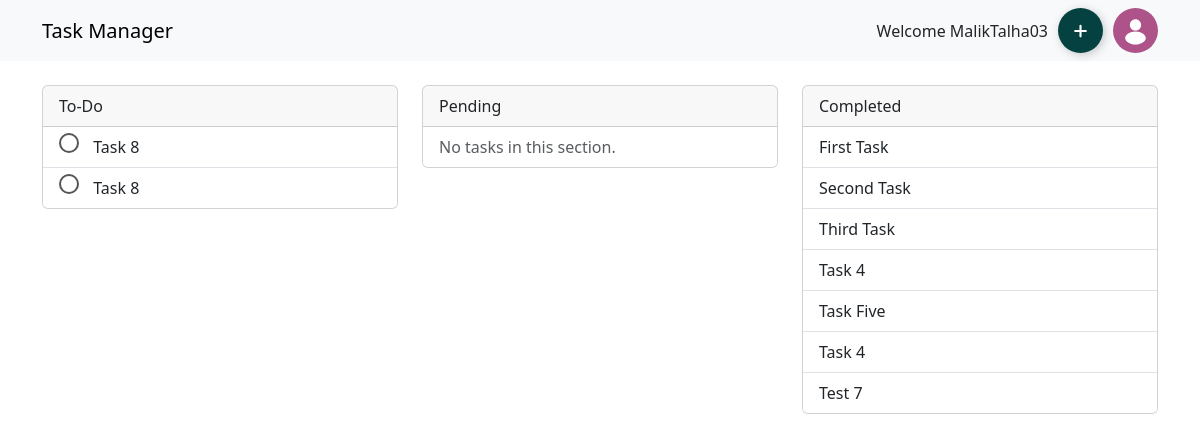
The page /dashboard/ (signed in) on the database its author committed.
### task_manager/models.py (models this page shows)
class UserData(models.Model):
    user = models.ForeignKey('auth.User', on_delete=models.CASCADE)  # Use the built-in User model
    task = models.CharField(max_length=50)
    description = models.CharField(max_length=100)
    date = models.DateField()
    status = models.CharField(max_length=10)
    completion_date = models.DateField()

### task_manager/views.py (the view)
# urls.py: path("dashboard/", views.dashboard, name='dashboard'),
def dashboard(request):
    if request.user.is_authenticated:
        user_data = UserData.objects.filter(user=request.user)
        todo_tasks = user_data.filter(status='None')
        pending_tasks = user_data.filter(status='Pending')
        completed_tasks = user_data.filter(status='Completed')
        user_name = "Welcome " + request.user.username
        context = {
            'todo_tasks': todo_tasks,
            'pending_tasks': pending_tasks,
            'completed_tasks': completed_tasks,
            'user_name': user_name,
        }
        return render(request, "dashboard.html", context)
    else:
        return render(request, "login.html")

### task_manager/templates/dashboard.html (shortened to what this page needs)
<!DOCTYPE html>
<html lang="en">
<head>
    <link href="https://cdn.jsdelivr.net/npm/bootstrap@5.3.0/dist/css/bootstrap.min.css" rel="stylesheet">
    <link rel="stylesheet" href="https://cdn.jsdelivr.net/npm/bootstrap-icons@1.3.0/font/bootstrap-icons.css">
</head>
<body>
    <nav class="navbar navbar-expand-lg navbar-light bg-light">
        <div class="container">
            <a class="navbar-brand" href="#">Task Manager</a>
            <div class="user-info d-flex align-items-center">
                <span class="user-name">{{ user_name }}</span>
                <div class="d-flex align-items-center ml-2">
                    <a href="{% url 'add_task' %}">
                        <button class="Btn green">
                            <div class="sign"><svg viewBox="0 0 512 512"><path d="M256 80a32 32 0 0 1 32 32v128h128a32 32 0 0 1 0 64H288v128a32 32 0 0 1-64 0V304H96a32 32 0 0 1 0-64h128V112a32 32 0 0 1 32-32z"></path></svg></div>
                        </button>
                    </a>
                    <div class="profile-dropdown">
                        <div class="avatar">
                            <svg class="user-img" xmlns="http://www.w3.org/2000/svg" viewBox="0 0 24 24">
                                <path d="M12,12.5c-3.04,0-5.5,1.73-5.5,3.5s2.46,3.5,5.5,3.5,5.5-1.73,5.5-3.5-2.46-3.5-5.5-3.5Zm0-.5c1.66,0,3-1.34,3-3s-1.34-3-3-3-3,1.34-3,3,1.34,3,3,3Z"></path>
                            </svg>
                        </div>
                    </div>
                </div>
            </div>
        </div>
    </nav>
    <div class="container mt-4">
        <div class="row">
            <div class="col-md-4">
                <div class="card">
                    <div class="card-header">
                        To-Do
                    </div>
                    <ul class="list-group list-group-flush">
                        {% for user in todo_tasks %}
                            <li class="list-group-item">
                                <div class="radio-buttons-container">
                                    <div class="radio-button">
                                        <label for="radio{{ user.id }}" class="radio-button__label">
                                            <span class="radio-button__custom"></span>
                                        </label>
                                        {{ user.task }}
                                    </div>
                                </div>
                            </li>
                        {% empty %}
                        <li class="list-group-item text-muted">No tasks in this section.</li>
                        {% endfor %}
                    </ul>
                </div>
            </div>
            <div class="col-md-4">
                <div class="card">
                    <div class="card-header">
                        Pending
                    </div>
                    <ul class="list-group list-group-flush">
                        {% for user in pending_tasks %}
                            <li class="list-group-item">
                                <div class="radio-buttons-container">
                                    <div class="radio-button">
                                        <input name="radio-group" id="radio{{ user.id }}" class="radio-button__input" type="radio" data-task-id="{{ user.id }}">
                                        <label for="radio{{ user.id }}" class="radio-button__label">
                                            <span class="radio-button__custom"></span>
                                        </label>
                                        {{ user.task }}
                                    </div>
                                </div>
                                <div class="task-description">
                                    {{ user.description }}
                                </div>
                                <div class="task-description">
                                    {{ user.description }}
                                </div>
                            </li>
                        {% empty %}
                        <li class="list-group-item text-muted">No tasks in this section.</li>
                        {% endfor %}
                    </ul>
                </div>
            </div>
            <div class="col-md-4">
                <div class="card">
                    <div class="card-header">
                        Completed
                    </div>
                    <ul class="list-group list-group-flush">
                        {% for user in completed_tasks %}
                            <li class="list-group-item">
                                {{ user.task }}
                            </li>
                        {% empty %}
                        <li class="list-group-item text-muted">No tasks in this section.</li>
                        {% endfor %}
                    </ul>
                </div>
            </div>
        </div>
    </div>
</body>
</html>

### task_manager/templates/dashboard.html (style rules this page uses)
.user-info { display: flex; align-items: center; }
.user-name { margin-right: 10px; }
.Btn { display: flex; align-items: center; justify-content: flex-start; width: 45px; height: 45px; border: none; border-radius: 50%; cursor: pointer; position: relative; overflow: hidden; transition-duration: .3s; box-shadow: 2px 2px 10px rgba(0, 0, 0, 0.199); }
.Btn.green { background-color: rgb(5, 65, 65); }
.sign { width: 100%; transition-duration: .3s; display: flex; align-items: center; justify-content: center; }
.sign svg { width: 17px; }
.radio-buttons-container { display: flex; align-items: center; gap: 24px; }
.radio-button { display: inline-block; position: relative; cursor: pointer; }
.radio-button__label { display: inline-block; padding-left: 30px; margin-bottom: 10px; position: relative; font-size: 16px; color: #fff; cursor: pointer; transition: all 0.3s cubic-bezier(0.23, 1, 0.320, 1); }
.radio-button__custom { position: absolute; top: 50%; left: 0; transform: translateY(-50%); width: 20px; height: 20px; border-radius: 50%; border: 2px solid #555; transition: all 0.3s cubic-bezier(0.23, 1, 0.320, 1); }
.profile-dropdown { position: relative; display: inline-block; margin-left: 10px; width: 45px; height: 45px; }
.profile-dropdown .avatar { cursor: pointer; width: 100%; height: 100%; border-radius: 50%; overflow: hidden; background-color: #ad5389; display: flex; align-items: center; justify-content: center; }
.profile-dropdown .user-img { width: 100%; height: 100%; fill: white; }

### rows shown on the page
UserData: task "Task 8"
UserData: task "Task 8"
UserData: task "First Task"
UserData: task "Second Task"
UserData: task "Third Task"
UserData: task "Task 4"
UserData: task "Task Five"
UserData: task "Task 4"
UserData: task "Test 7"

### other values the page prints
{{ user_name }} "Welcome MalikTalha03"
